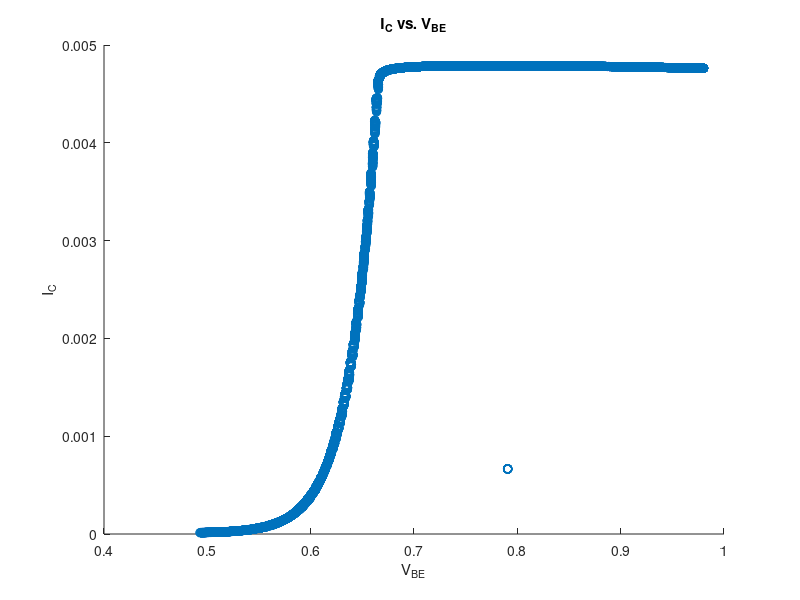

Here is the MATLAB script that generated this plot:
clear all
close all
clc


data = csvread('lab5_1.csv', 1, 0);
cav = data(:, 2);
cbv = data(:, 4);

i = (4.8 - cbv) / 1000;
scatter(cav, i)
xlabel('V_{BE}');
ylabel('I_C');
title('I_C vs. V_{BE}')
